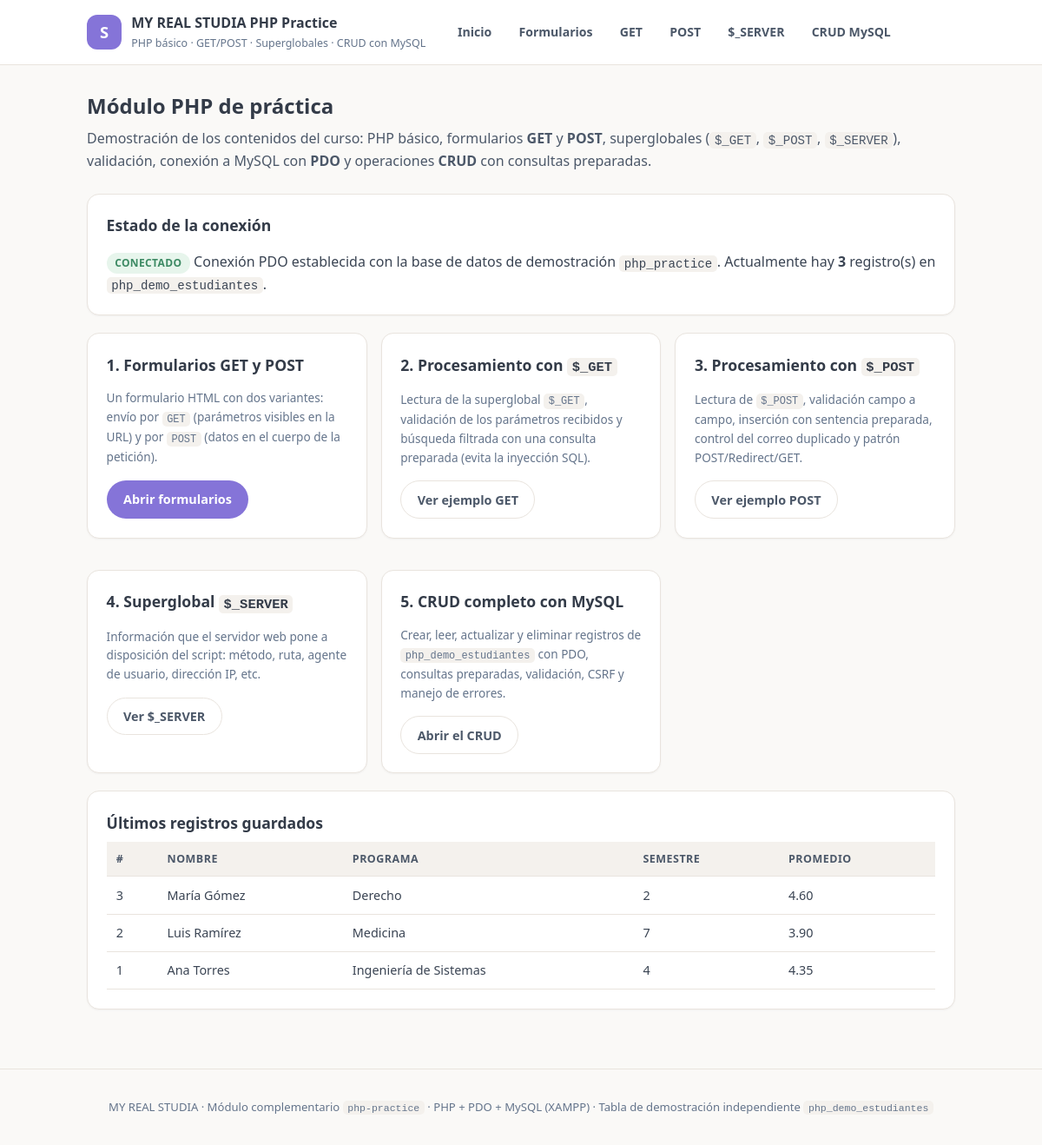
The page / on the database its author committed.
### tables this page shows
CREATE TABLE php_demo_estudiantes (
  id          INT UNSIGNED    NOT NULL AUTO_INCREMENT,
  nombre      VARCHAR(120)    NOT NULL,
  correo      VARCHAR(150)    NOT NULL,
  programa    VARCHAR(120)    NOT NULL,
  semestre    TINYINT UNSIGNED NOT NULL,
  promedio    DECIMAL(4, 2)   NOT NULL,
  created_at  TIMESTAMP       NOT NULL DEFAULT CURRENT_TIMESTAMP,
  updated_at  TIMESTAMP       NOT NULL DEFAULT CURRENT_TIMESTAMP ON UPDATE CURRENT_TIMESTAMP,
  PRIMARY KEY (id),
   
  UNIQUE KEY uq_php_demo_estudiantes_correo (correo)
);

### includes/functions.php (called while the page is built, shortened)
<?php
function e($value): string
{
    return htmlspecialchars((string) $value, ENT_QUOTES | ENT_SUBSTITUTE, 'UTF-8');
}
function url(string $path = ''): string
{
    return BASE_URL . '/' . ltrim($path, '/');
}
function current_page(): string
{
    $script = str_replace('\\', '/', (string) ($_SERVER['SCRIPT_NAME'] ?? ''));
    return ltrim(substr($script, strlen(BASE_URL)), '/');
}

### config/database.php (called while the page is built)
<?php
function db(): PDO
{
    static $pdo = null;
    if ($pdo instanceof PDO) {
        return $pdo;
    }
    $config = require __DIR__ . '/config.php';
    $dsn = sprintf(
        'mysql:host=%s;port=%d;dbname=%s;charset=%s',
        $config['host'],
        $config['port'],
        $config['database'],
        $config['charset']
    );
    try {
        $pdo = new PDO($dsn, $config['user'], $config['password'], [
            PDO::ATTR_ERRMODE            => PDO::ERRMODE_EXCEPTION,
            PDO::ATTR_DEFAULT_FETCH_MODE => PDO::FETCH_ASSOC,
            PDO::ATTR_EMULATE_PREPARES   => false,
            PDO::ATTR_STRINGIFY_FETCHES  => false,
        ]);
    } catch (PDOException $exception) {
        throw new RuntimeException(
            'No se pudo conectar con MySQL. Verifica que Apache y MySQL estén activos en XAMPP '
            . 'y que la base de datos "php_practice" haya sido importada desde sql/php_practice.sql. '
            . 'Detalle técnico: ' . $exception->getMessage(),
            0,
            $exception
        );
    }
    return $pdo;
}

### index.php (the view, shortened to what this page needs)
<?php
$pageTitle = 'Módulo PHP de práctica';
$pageIntro = 'Demostración de los contenidos del curso: PHP básico, formularios '
    . '<strong>GET</strong> y <strong>POST</strong>, superglobales '
    . '(<code>$_GET</code>, <code>$_POST</code>, <code>$_SERVER</code>), validación, '
    . 'conexión a MySQL con <strong>PDO</strong> y operaciones <strong>CRUD</strong> '
    . 'con consultas preparadas.';
$dbStatus = null;
$recientes = [];
try {
    $total = (int) db()->query('SELECT COUNT(*) FROM php_demo_estudiantes')->fetchColumn();
    $statement = db()->query(
        'SELECT id, nombre, programa, semestre, promedio
           FROM php_demo_estudiantes
          ORDER BY created_at DESC, id DESC
          LIMIT 5'
    );
    $recientes = $statement->fetchAll();
    $dbStatus = ['ok' => true, 'total' => $total];
} catch (Throwable $exception) {
    $dbError = $exception->getMessage();
    $dbStatus = ['ok' => false, 'total' => 0];
}
require __DIR__ . '/includes/header.php';
?>
<div class="card">
  <h2>Estado de la conexión</h2>
  <?php if ($dbStatus['ok']): ?>
    <p>
      <span class="badge badge--ok">Conectado</span>
      Conexión PDO establecida con la base de datos de demostración
      <code>php_practice</code>.
      Actualmente hay <strong><?= e($dbStatus['total']) ?></strong> registro(s) en
      <code>php_demo_estudiantes</code>.
    </p>
  <?php endif; ?>
</div>
<div class="grid">
  <div class="card">
    <h2>1. Formularios GET y POST</h2>
    <p class="hint">
      Un formulario HTML con dos variantes: envío por <code>GET</code> (parámetros visibles
      en la URL) y por <code>POST</code> (datos en el cuerpo de la petición).
    </p>
    <p><a class="button" href="<?= e(url('formulario.php')) ?>">Abrir formularios</a></p>
  </div>
  <div class="card">
    <h2>2. Procesamiento con <code>$_GET</code></h2>
    <p class="hint">
      Lectura de la superglobal <code>$_GET</code>, validación de los parámetros recibidos y
      búsqueda filtrada con una consulta preparada (evita la inyección SQL).
    </p>
    <p><a class="button button--ghost" href="<?= e(url('get.php')) ?>">Ver ejemplo GET</a></p>
  </div>
  <div class="card">
    <h2>3. Procesamiento con <code>$_POST</code></h2>
    <p class="hint">
      Lectura de <code>$_POST</code>, validación campo a campo, inserción con sentencia
      preparada, control del correo duplicado y patrón POST/Redirect/GET.
    </p>
    <p><a class="button button--ghost" href="<?= e(url('post.php')) ?>">Ver ejemplo POST</a></p>
  </div>
  <div class="card">
    <h2>4. Superglobal <code>$_SERVER</code></h2>
    <p class="hint">
      Información que el servidor web pone a disposición del script: método, ruta, agente de
      usuario, dirección IP, etc.
    </p>
    <p><a class="button button--ghost" href="<?= e(url('servidor.php')) ?>">Ver $_SERVER</a></p>
  </div>
  <div class="card">
    <h2>5. CRUD completo con MySQL</h2>
    <p class="hint">
      Crear, leer, actualizar y eliminar registros de <code>php_demo_estudiantes</code> con
      PDO, consultas preparadas, validación, CSRF y manejo de errores.
    </p>
    <p><a class="button button--ghost" href="<?= e(url('crud/index.php')) ?>">Abrir el CRUD</a></p>
  </div>
</div>
<?php if ($dbStatus['ok']): ?>
  <div class="card">
    <h2>Últimos registros guardados</h2>
    <?php if (empty($recientes)): ?>
      <p class="empty">Todavía no hay registros. Crea el primero desde el CRUD.</p>
    <?php else: ?>
      <div class="table-wrap">
        <table class="table">
          <thead>
            <tr>
              <th scope="col">#</th>
              <th scope="col">Nombre</th>
              <th scope="col">Programa</th>
              <th scope="col">Semestre</th>
              <th scope="col">Promedio</th>
            </tr>
          </thead>
          <tbody>
            <?php foreach ($recientes as $fila): ?>
              <tr>
                <td><?= e($fila['id']) ?></td>
                <td><?= e($fila['nombre']) ?></td>
                <td><?= e($fila['programa']) ?></td>
                <td><?= e($fila['semestre']) ?></td>
                <td><?= e(number_format((float) $fila['promedio'], 2)) ?></td>
              </tr>
            <?php endforeach; ?>
          </tbody>
        </table>
      </div>
    <?php endif; ?>
  </div>
<?php endif; ?>
<?php require __DIR__ . '/includes/footer.php'; ?>

### includes/header.php (shortened to what this page needs)
<?php
$pageTitle = $pageTitle ?? 'Módulo PHP de práctica';
$navItems = [
    'index.php'      => 'Inicio',
    'formulario.php' => 'Formularios',
    'get.php'        => 'GET',
    'post.php'       => 'POST',
    'servidor.php'   => '$_SERVER',
    'crud/index.php' => 'CRUD MySQL',
];
$currentPage = current_page();
?>
<!doctype html>
<html lang="es">
<head>
  <link rel="stylesheet" href="<?= e(url('assets/style.css')) ?>">
</head>
<body>
  <header class="topbar">
    <div class="topbar__inner">
      <a class="brand" href="<?= e(url('index.php')) ?>">
        <span class="brand__logo" aria-hidden="true">S</span>
        <span>
          <strong class="brand__title">MY REAL STUDIA PHP Practice</strong>
          <small class="brand__subtitle">PHP básico · GET/POST · Superglobales · CRUD con MySQL</small>
        </span>
      </a>
      <nav class="nav" aria-label="Navegación del módulo PHP">
        <?php foreach ($navItems as $path => $label): ?>
          <a
            class="nav__link<?= $currentPage === $path ? ' nav__link--active' : '' ?>"
            href="<?= e(url($path)) ?>"
            <?= $currentPage === $path ? 'aria-current="page"' : '' ?>
          ><?= e($label) ?></a>
        <?php endforeach; ?>
      </nav>
    </div>
  </header>
  <main class="page" id="contenido">
    <header class="page__head">
      <h1 class="page__title"><?= e($pageTitle) ?></h1>
      <?php if (!empty($pageIntro)): ?>
        <p class="page__intro"><?= $pageIntro ?></p>
      <?php endif; ?>
    </header>

### includes/footer.php
  </main>
  <footer class="footer">
    <p>
      MY REAL STUDIA · Módulo complementario <code>php-practice</code> ·
      PHP + PDO + MySQL (XAMPP) · Tabla de demostración independiente
      <code>php_demo_estudiantes</code>
    </p>
  </footer>
</body>
</html>

### assets/style.css (style rules this page uses)
:root { --lav-100: #ebe7fa; --lav-500: #8574d8; --lav-700: #5a4aa3; --warm-50: #faf9f7; --warm-100: #f4f1ed; --warm-200: #e9e4de; --slate-500: #64748b; --slate-600: #4c5869; --slate-700: #3a4453; --heading: #333b48; --green-500: #3d8a64; --green-bg: #e7f5ec; --danger: #a83c34; --danger-bg: #fbeceb; --warning: #8a5f27; --warning-bg: #fbf2e5; --radius: 14px; --radius-sm: 8px; }
* { box-sizing: border-box; }
body { margin: 0; background: var(--warm-50); color: var(--slate-700); font-family: 'Segoe UI', Roboto, system-ui, -apple-system, sans-serif; line-height: 1.6; }
a { color: var(--lav-700); }
.topbar { background: #fff; border-bottom: 1px solid var(--warm-200); }
.topbar__inner { max-width: 1040px; margin: 0 auto; padding: 0.9rem 1.25rem; display: flex; flex-wrap: wrap; align-items: center; gap: 0.75rem 1.5rem; }
.brand { display: flex; align-items: center; gap: 0.7rem; text-decoration: none; color: inherit; }
.brand__logo { display: grid; place-items: center; width: 40px; height: 40px; border-radius: 12px; background: var(--lav-500); color: #fff; font-weight: 700; font-size: 1.15rem; }
.brand__title { display: block; color: var(--heading); font-size: 1rem; }
.brand__subtitle { display: block; color: var(--slate-500); font-size: 0.78rem; }
.nav { display: flex; flex-wrap: wrap; gap: 0.35rem; }
.nav__link { padding: 0.4rem 0.8rem; border-radius: 999px; color: var(--slate-600); text-decoration: none; font-size: 0.88rem; font-weight: 600; }
.page { max-width: 1040px; margin: 0 auto; padding: 1.75rem 1.25rem 3rem; }
.page__head { margin-bottom: 1.5rem; }
.page__title { margin: 0 0 0.35rem; color: var(--heading); font-size: 1.5rem; }
.page__intro { margin: 0; color: var(--slate-600); }
.card { background: #fff; border: 1px solid var(--warm-200); border-radius: var(--radius); padding: 1.35rem; margin-bottom: 1.25rem; box-shadow: 0 1px 2px rgba(58, 68, 83, 0.05); }
.card h2 { margin: 0 0 0.5rem; font-size: 1.1rem; color: var(--heading); }
.card p:last-child { margin-bottom: 0; }
.grid { display: grid; grid-template-columns: repeat(auto-fit, minmax(260px, 1fr)); gap: 1rem; }
.button { display: inline-flex; align-items: center; gap: 0.4rem; padding: 0.58rem 1.15rem; border: 1px solid transparent; border-radius: 999px; background: var(--lav-500); color: #fff; font: inherit; font-weight: 600; font-size: 0.9rem; text-decoration: none; cursor: pointer; }
.button--ghost { background: transparent; border-color: var(--warm-200); color: var(--slate-600); }
.badge { display: inline-block; padding: 0.15rem 0.6rem; border-radius: 999px; font-size: 0.75rem; font-weight: 700; text-transform: uppercase; letter-spacing: 0.03em; }
.badge--ok { background: var(--green-bg); color: var(--green-500); }
.table-wrap { overflow-x: auto; }
table.table { width: 100%; border-collapse: collapse; font-size: 0.9rem; }
table.table th, table.table td { padding: 0.6rem 0.7rem; text-align: left; border-bottom: 1px solid var(--warm-200); vertical-align: top; }
table.table thead th { background: var(--warm-100); color: var(--slate-600); font-size: 0.78rem; text-transform: uppercase; letter-spacing: 0.04em; }
code { background: var(--warm-100); border-radius: 5px; padding: 0.1rem 0.35rem; font-family: 'Cascadia Code', Consolas, monospace; font-size: 0.88em; }
.hint { color: var(--slate-500); font-size: 0.85rem; }
.footer { border-top: 1px solid var(--warm-200); padding: 1.25rem; text-align: center; color: var(--slate-500); font-size: 0.82rem; }

### rows shown on the page
php_demo_estudiantes: id "3", nombre "María Gómez", programa "Derecho", semestre "2", promedio "4.60"
php_demo_estudiantes: id "2", nombre "Luis Ramírez", programa "Medicina", semestre "7", promedio "3.90"
php_demo_estudiantes: id "1", nombre "Ana Torres", programa "Ingeniería de Sistemas", semestre "4", promedio "4.35"

### other values the page prints
$label "Inicio"
$label "Formularios"
$label "GET"
$label "POST"
$label "$_SERVER"
$label "CRUD MySQL"
$pageTitle "Módulo PHP de práctica"
$dbStatus['total'] "3"
